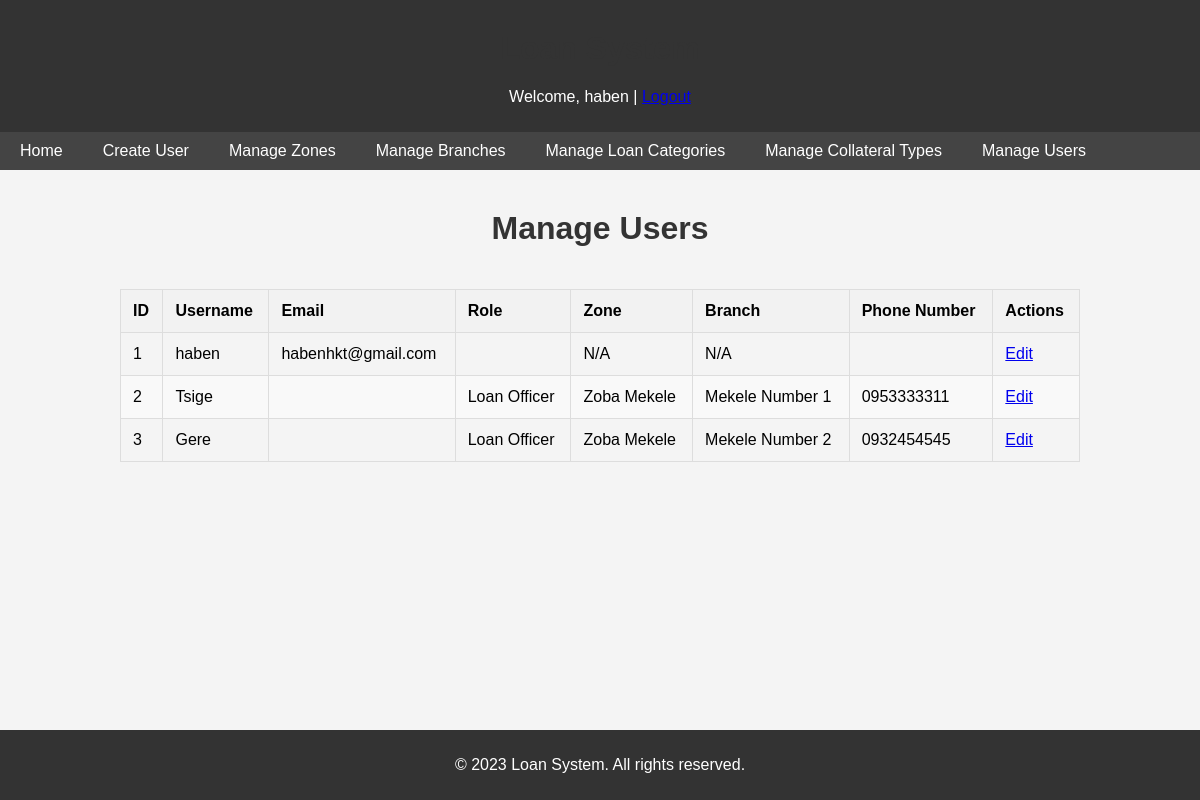
The app's page /manage_users/ (signed in), older data.
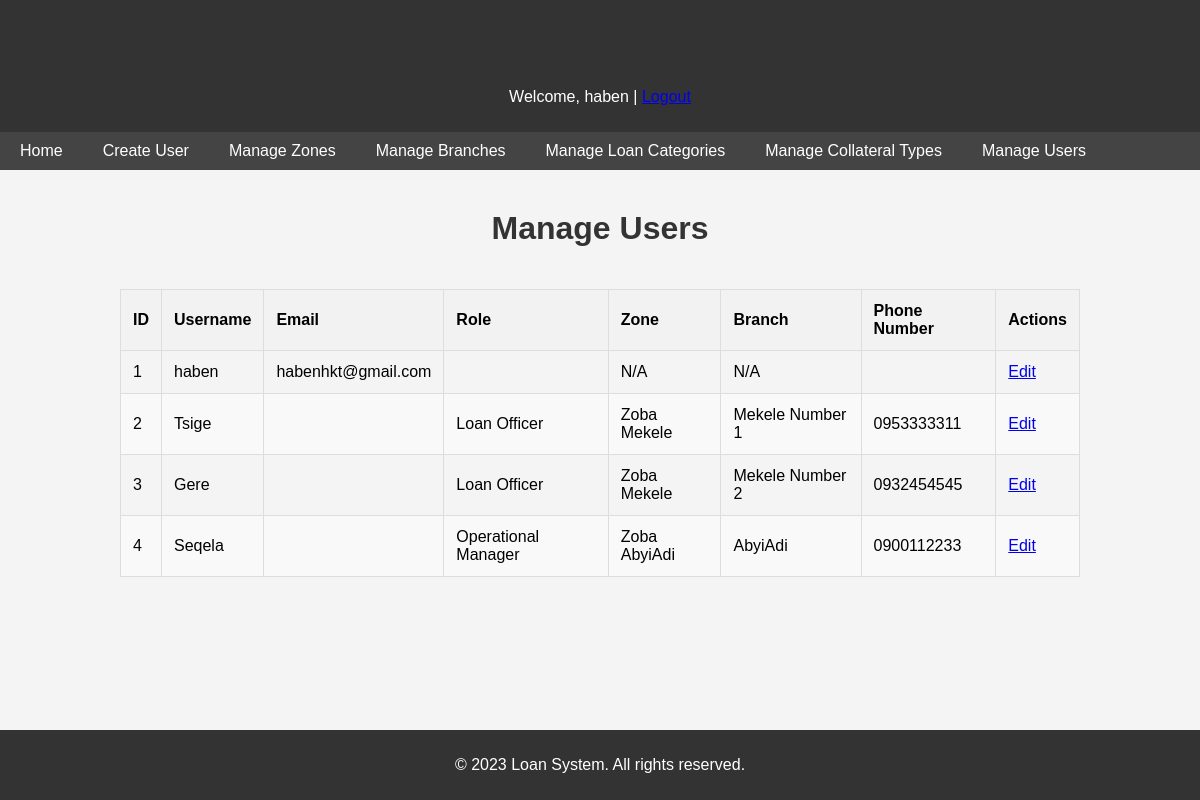
The same page, newer data.
### loans/models.py (models this page shows, shortened)
class CustomUser(AbstractUser):
    USER_ROLES = [
        ('loan_officer', 'Loan Officer'),
        ('finance', 'Finance'),
        ('operational_manager', 'Operational Manager'),
        ('manager', 'Manager')
    ]
    role = models.CharField(max_length=20, choices=USER_ROLES)
    phone_number = models.CharField(max_length=20)
    zone = models.ForeignKey(Zone, on_delete=models.SET_NULL, null=True, blank=True)
    branch = models.ForeignKey(Branch, on_delete=models.SET_NULL, null=True, blank=True)

class Zone(models.Model):
    name = models.CharField(max_length=255)

class Branch(models.Model):
    zone = models.ForeignKey(Zone, on_delete=models.CASCADE)
    name = models.CharField(max_length=255)

### loans/views.py (the view)
# urls.py: path('manage_users/', views.manage_users, name='manage_users'),
@login_required
@user_passes_test(lambda u: u.is_superuser)
def manage_users(request):
    users = CustomUser.objects.all()
    return render(request, 'loans/manage_users.html', {'users': users})

### templates/loans/manage_users.html (shortened to what this page needs)
{% extends "base.html" %}
{% block content %}
<h1>Manage Users</h1>
<div class="table-container">
    <table>
        <thead>
            <tr>
                <th>ID</th>
                <th>Username</th>
                <th>Email</th>
                <th>Role</th>
                <th>Zone</th>
                <th>Branch</th>
                <th>Phone Number</th>
                <th>Actions</th>
            </tr>
        </thead>
        <tbody>
            {% for user in users %}
            <tr>
                <td>{{ user.id }}</td>
                <td>{{ user.username }}</td>
                <td>{{ user.email }}</td>
                <td>{{ user.get_role_display }}</td>
                <td>{% if user.zone %}{{ user.zone.name }}{% else %}N/A{% endif %}</td>
                <td>{% if user.branch %}{{ user.branch.name }}{% else %}N/A{% endif %}</td>
                <td>{{ user.phone_number }}</td>
                <td><a href="{% url 'edit_user' user.id %}">Edit</a></td>
            </tr>
            {% endfor %}
        </tbody>
    </table>
</div>
{% endblock %}

### templates/base.html (shortened to what this page needs)
<!DOCTYPE html>
<html>
<head>
    {% load static %}
    <link rel="stylesheet" type="text/css" href="{% static 'css/styles.css' %}">
</head>
<body>
    <header>
        <h1>Loan System</h1>
        {% if user.is_authenticated %}
            <p>Welcome, {{ user.username }} | <a href="{% url 'logout' %}">Logout</a></p>
        {% else %}
            <p><a href="{% url 'login' %}">Login</a></p>
        {% endif %}
    </header>
    <nav>
        <a href="{% url 'home' %}">Home</a>
        {% if user.is_authenticated %}
            {% if user.is_superuser %}
                <a href="{% url 'create_user' %}">Create User</a>
                <a href="{% url 'manage_zones' %}">Manage Zones</a>
                <a href="{% url 'manage_branches' %}">Manage Branches</a>
                <a href="{% url 'manage_loan_categories' %}">Manage Loan Categories</a>
                <a href="{% url 'manage_collateral_types' %}">Manage Collateral Types</a>
                <a href="{% url 'manage_users' %}">Manage Users</a>
            {% endif %}
        {% endif %}
    </nav>
    <div class="container">
        {% block content %}
        {% endblock %}
    </div>
    <footer>
        <p>&copy; 2023 Loan System. All rights reserved.</p>
    </footer>
</body>
</html>

Row changes from the older to the newer data that the page shows:
added CustomUser: id "4", username "Seqela", role "Operational Manager", zone.name "Zoba AbyiAdi", branch.name "AbyiAdi", phone_number "0900112233"
